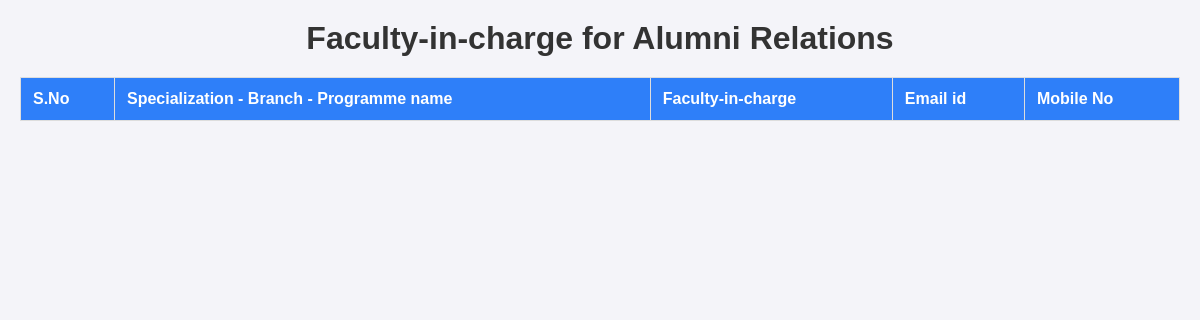
/coordinators/faculty-coordinators/, run on an earlier commit of the app's database.
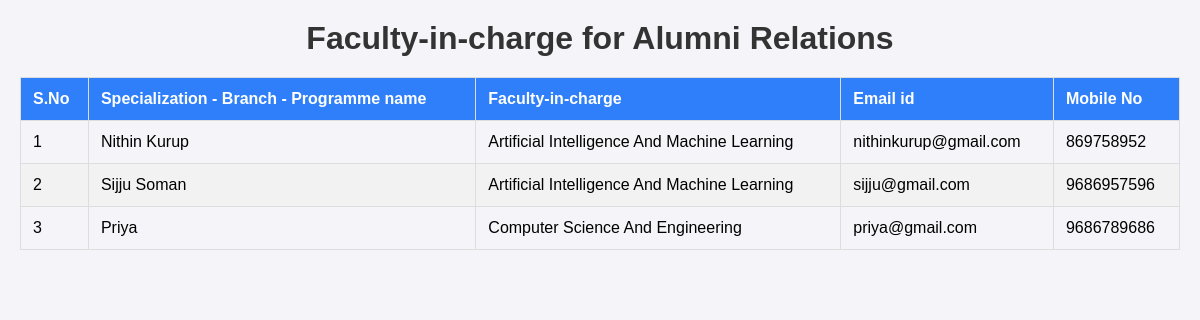
And on a later commit of the database.
### coordinators/models.py (models this page shows, shortened)
class FacultyCoordinator(models.Model):
    coordinator_id = models.AutoField(primary_key=True)
    name = models.CharField(max_length=100)  # Coordinator's name
    department= models.CharField(max_length=100)  # Coordinator's branch (department)
    email = models.EmailField(unique=True)  # Coordinator's email address
    phone_number = models.CharField(max_length=15)  # Coordinator's phone number

### coordinators/views.py (the view)
# urls.py: path('faculty-coordinators/', FacultyCoordinatorListView.as_view(), name='faculty-coordinator-list'),
class FacultyCoordinatorListView(ListView):
    model = FacultyCoordinator
    template_name = 'coordinators/faculty-coordinators.html'  # HTML template to render
    context_object_name = 'faculty_coordinators'  # Name of the object in the template

### coordinators/templates/coordinators/faculty-coordinators.html (shortened to what this page needs)
<!DOCTYPE html>
<html lang="en">
<head>
</head>
<body>
    <div class="container">
        <div class="faculty">
            <h1>Faculty-in-charge for Alumni Relations</h1>
            <div class="table-responsive">
                <table>
                    <thead>
                        <tr>
                            <th>S.No</th>
                            <th>Specialization - Branch - Programme name</th>
                            <th>Faculty-in-charge</th>
                            <th>Email id</th>
                            <th>Mobile No</th>
                        </tr>
                    </thead>
                    <tbody>
                        {% for coordinator in faculty_coordinators %}
                        <tr>
                            <td>{{ coordinator.coordinator_id }}</td>
                            <td>{{ coordinator.name }}</td>
                            <td>{{ coordinator.department }}</td>
                            <td>{{ coordinator.email }}</td>
                            <td>{{ coordinator.phone_number }}</td>
                        </tr>
                        {% endfor %}
                    </tbody>
                </table>
            </div>
        </div>
    </div>
</body>
</html>

### coordinators/templates/coordinators/faculty-coordinators.html (style rules this page uses)
* { margin: 0; padding: 0; box-sizing: border-box; }
body { font-family: Arial, sans-serif; width: 100%; height: 100vh; background-color: #f4f4f9; padding: 20px; }
h1 { text-align: center; color: #333; }
.table-responsive { margin: 20px 0; overflow-x: auto; }
table { width: 100%; border-collapse: collapse; box-shadow: 0 2px 3px rgba(0,0,0,0.1); border: 1px solid #ddd; }
th, td { padding: 12px; text-align: left; border: 1px solid #ddd; }
th { background-color: #2e7ff9; color: white; }
tr:nth-child(even) { background-color: #f2f2f2; }

What changed in the data, as far as the page shows it:
added FacultyCoordinator: coordinator_id "1", name "Nithin Kurup", department "Artificial Intelligence And Machine Learning", email "nithinkurup@gmail.com", phone_number "869758952"
added FacultyCoordinator: coordinator_id "2", name "Sijju Soman", department "Artificial Intelligence And Machine Learning", email "sijju@gmail.com", phone_number "9686957596"
added FacultyCoordinator: coordinator_id "3", name "Priya", department "Computer Science And Engineering", email "priya@gmail.com", phone_number "9686789686"
